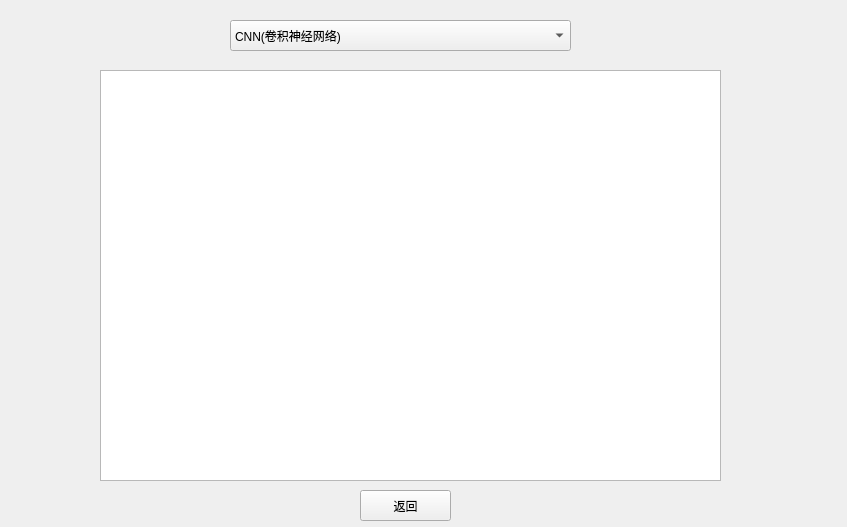
<?xml version="1.0" encoding="UTF-8"?>
<ui version="4.0">
 <class>Form</class>
 <widget class="QWidget" name="Form">
  <property name="geometry">
   <rect>
    <x>0</x>
    <y>0</y>
    <width>847</width>
    <height>527</height>
   </rect>
  </property>
  <property name="windowTitle">
   <string>Form</string>
  </property>
  <widget class="QComboBox" name="comboBox">
   <property name="geometry">
    <rect>
     <x>230</x>
     <y>20</y>
     <width>341</width>
     <height>31</height>
    </rect>
   </property>
   <property name="styleSheet">
    <string notr="true">font: 16pt &quot;Adobe 黑体 Std R&quot;;</string>
   </property>
   <item>
    <property name="text">
     <string>CNN(卷积神经网络)</string>
    </property>
   </item>
   <item>
    <property name="text">
     <string>GRU(循环神经网络)</string>
    </property>
   </item>
   <item>
    <property name="text">
     <string>Residual BLock(残差块)</string>
    </property>
   </item>
   <item>
    <property name="text">
     <string>YOLOV11</string>
    </property>
   </item>
   <item>
    <property name="text">
     <string>UNet</string>
    </property>
   </item>
  </widget>
  <widget class="QPlainTextEdit" name="plainTextEdit">
   <property name="geometry">
    <rect>
     <x>100</x>
     <y>70</y>
     <width>621</width>
     <height>411</height>
    </rect>
   </property>
  </widget>
  <widget class="QPushButton" name="pushButton">
   <property name="geometry">
    <rect>
     <x>360</x>
     <y>490</y>
     <width>91</width>
     <height>31</height>
    </rect>
   </property>
   <property name="text">
    <string>返回</string>
   </property>
  </widget>
 </widget>
 <resources/>
 <connections/>
</ui>
